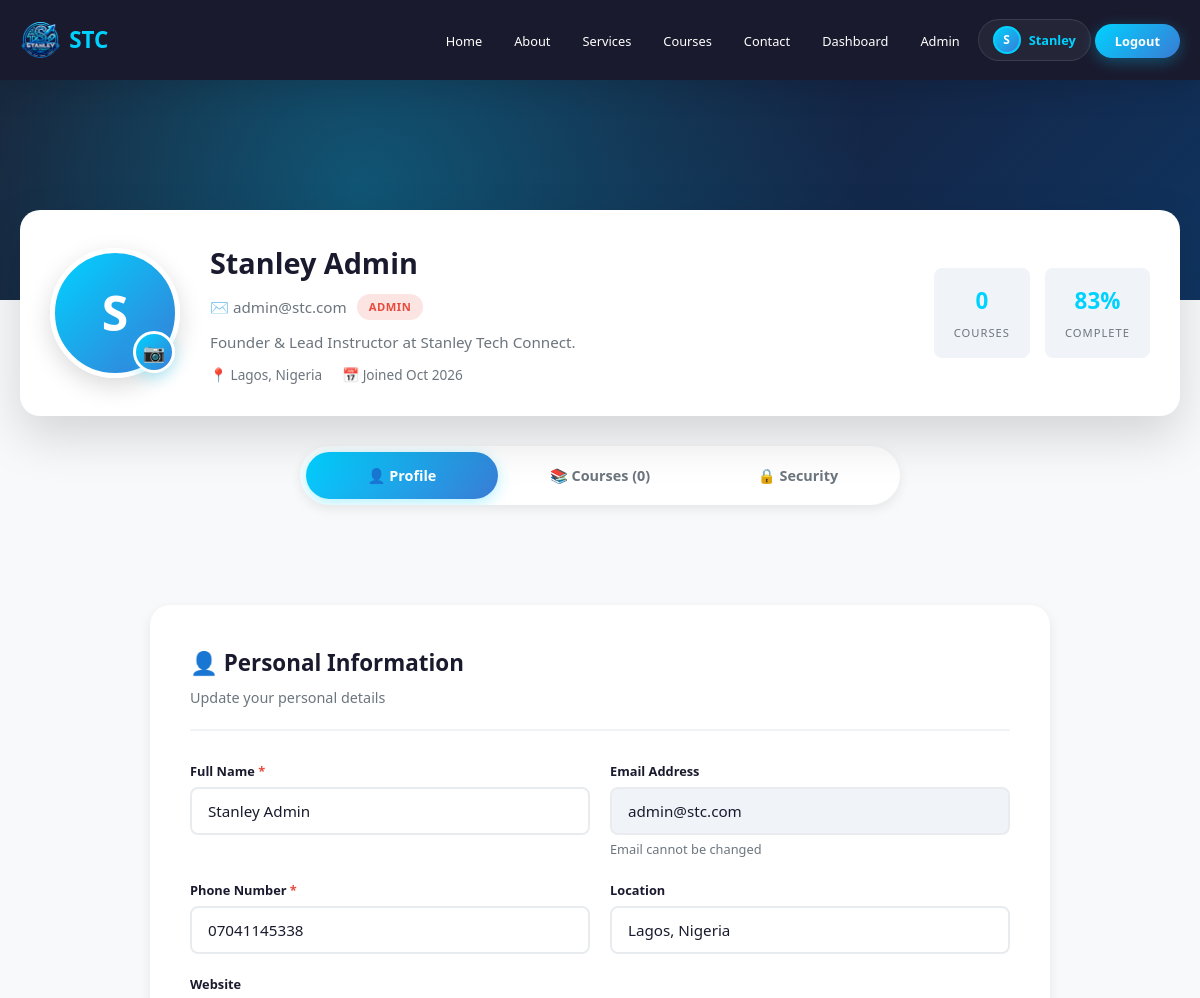
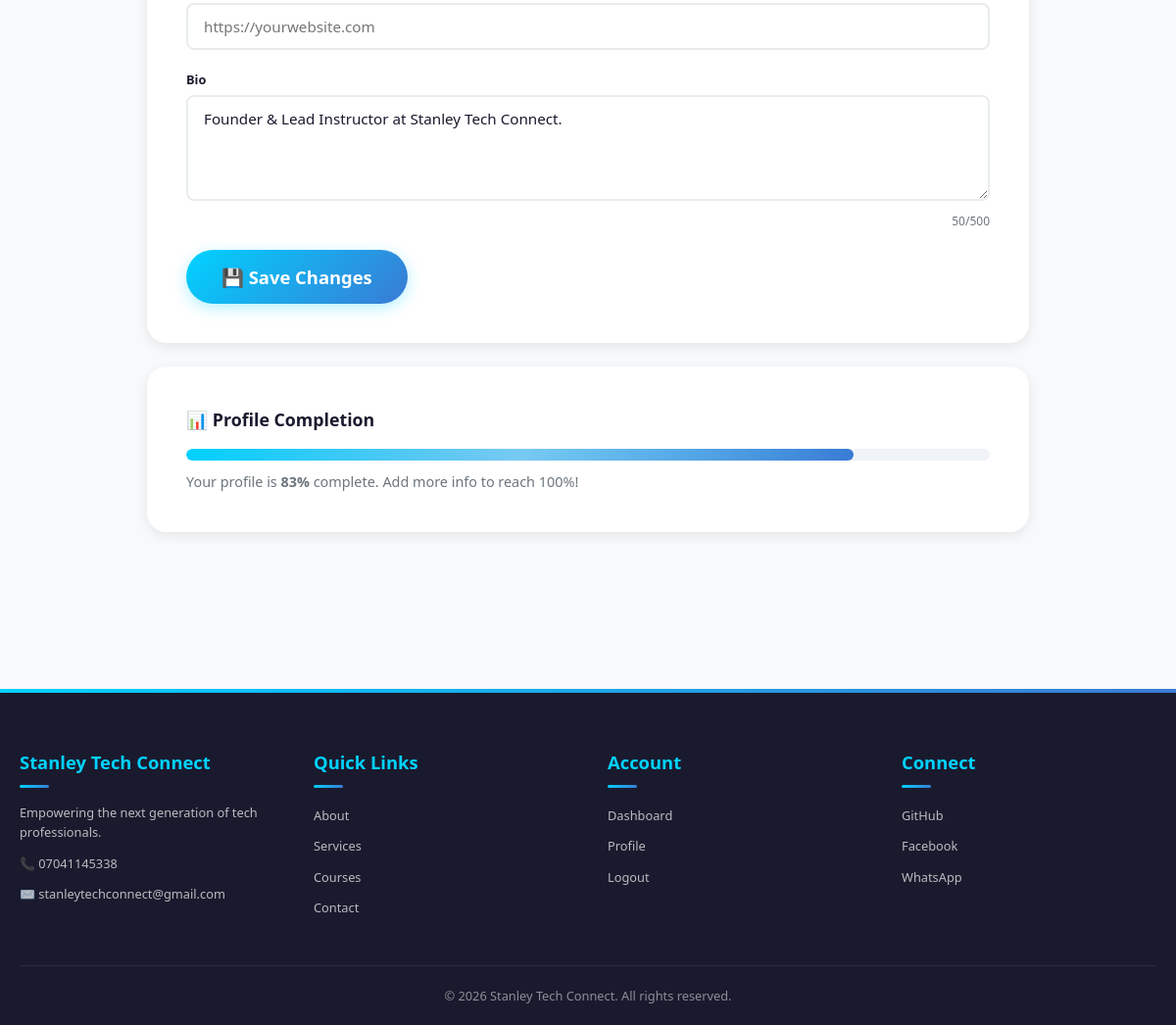
The app's page /profile.php (signed in) with its own data (2 pictures, top to bottom).
### tables this page shows
CREATE TABLE users (
    id INT AUTO_INCREMENT PRIMARY KEY,
    name VARCHAR(100) NOT NULL,
    email VARCHAR(150) NOT NULL UNIQUE,
    avatar VARCHAR(255) DEFAULT NULL,
    phone VARCHAR(20) NOT NULL,
    bio TEXT DEFAULT NULL,
    location VARCHAR(100) DEFAULT NULL,
    website VARCHAR(255) DEFAULT NULL,
    password VARCHAR(255) NOT NULL,
    role ENUM('user', 'admin') DEFAULT 'user',
    created_at TIMESTAMP DEFAULT CURRENT_TIMESTAMP
);

### profile.php (the view, shortened to what this page needs)
<?php
require_once 'config/database.php';
$user_id = $_SESSION['user_id'];
$active_tab = $_GET['tab'] ?? 'profile';
$stmt = $pdo->prepare("SELECT * FROM users WHERE id = ?");
$stmt->execute([$user_id]);
$user = $stmt->fetch();
$stmt = $pdo->prepare("
    SELECT c.*, e.enrolled_at
    FROM enrollments e
    JOIN courses c ON e.course_id = c.id
    WHERE e.user_id = ?
    ORDER BY e.enrolled_at DESC
");
$stmt->execute([$user_id]);
$enrollments = $stmt->fetchAll();
$fields = ['name', 'email', 'phone', 'bio', 'location', 'avatar'];
$done = 0;
foreach ($fields as $f) if (!empty($user[$f])) $done++;
$completion = round(($done / count($fields)) * 100);
include 'includes/header.php';
?>
<section class="profile-hero">
    <div class="profile-cover"></div>
    <div class="container">
        <div class="profile-header-card">
            <div class="profile-avatar-wrap">
                <?php if (!empty($user['avatar']) && file_exists($user['avatar'])): ?>
                    <img src="<?php echo htmlspecialchars($user['avatar']); ?>?v=<?php echo time(); ?>" alt="Avatar" id="profileAvatar">
                <?php else: ?>
                    <div class="avatar-placeholder" id="profileAvatar">
                        <?php echo strtoupper(substr($user['name'], 0, 1)); ?>
                    </div>
                <?php endif; ?>
                <label for="avatarInput" class="avatar-upload-btn" title="Change photo">
                    📷
                </label>
            </div>
            <div class="profile-header-info">
                <h1><?php echo htmlspecialchars($user['name']); ?></h1>
                <p class="profile-email">
                    ✉️ <?php echo htmlspecialchars($user['email']); ?>
                    <span class="badge <?php echo $user['role'] == 'admin' ? 'badge-danger' : 'badge-primary'; ?>">
                        <?php echo ucfirst($user['role']); ?>
                    </span>
                </p>
                <?php if (!empty($user['bio'])): ?>
                    <p class="profile-bio"><?php echo htmlspecialchars($user['bio']); ?></p>
                <?php endif; ?>
                <div class="profile-meta">
                    <?php if (!empty($user['location'])): ?>
                        <span>📍 <?php echo htmlspecialchars($user['location']); ?></span>
                    <?php endif; ?>
                    <span>📅 Joined <?php echo date('M Y', strtotime($user['created_at'])); ?></span>
                </div>
            </div>
            <div class="profile-stats-mini">
                <div class="mini-stat">
                    <strong><?php echo count($enrollments); ?></strong>
                    <span>Courses</span>
                </div>
                <div class="mini-stat">
                    <strong><?php echo $completion; ?>%</strong>
                    <span>Complete</span>
                </div>
            </div>
        </div>
    </div>
</section>
<section class="profile-tabs-section">
    <div class="container">
        <div class="profile-tabs">
            <a href="?tab=profile" class="tab-btn <?php echo $active_tab == 'profile' ? 'active' : ''; ?>">👤 Profile</a>
            <a href="?tab=courses" class="tab-btn <?php echo $active_tab == 'courses' ? 'active' : ''; ?>">📚 Courses (<?php echo count($enrollments); ?>)</a>
            <a href="?tab=security" class="tab-btn <?php echo $active_tab == 'security' ? 'active' : ''; ?>">🔒 Security</a>
        </div>
    </div>
</section>
<section class="section-padding">
    <div class="container">
        <?php if ($active_tab == 'profile'): ?>
            <div class="profile-form-card">
                <div class="profile-card-header">
                    <h2>👤 Personal Information</h2>
                    <p>Update your personal details</p>
                </div>
                <form method="POST" class="profile-form">
                    <div class="form-row">
                        <div class="form-group">
                            <label>Full Name <span class="required">*</span></label>
                            <input type="text" name="name" value="<?php echo htmlspecialchars($user['name']); ?>" required>
                        </div>
                        <div class="form-group">
                            <label>Email Address</label>
                            <input type="email" value="<?php echo htmlspecialchars($user['email']); ?>" disabled>
                            <span class="field-help">Email cannot be changed</span>
                        </div>
                    </div>
                    <div class="form-row">
                        <div class="form-group">
                            <label>Phone Number <span class="required">*</span></label>
                            <input type="tel" name="phone" value="<?php echo htmlspecialchars($user['phone']); ?>" required>
                        </div>
                        <div class="form-group">
                            <label>Location</label>
                            <input type="text" name="location" value="<?php echo htmlspecialchars($user['location'] ?? ''); ?>" placeholder="e.g., Lagos, Nigeria">
                        </div>
                    </div>
                    <div class="form-group">
                        <label>Website</label>
                        <input type="url" name="website" value="<?php echo htmlspecialchars($user['website'] ?? ''); ?>" placeholder="https://yourwebsite.com">
                    </div>
                    <div class="form-group">
                        <label>Bio</label>
                        <textarea name="bio" rows="4" maxlength="500" placeholder="Tell us about yourself..." id="bioInput"><?php echo htmlspecialchars($user['bio'] ?? ''); ?></textarea>
                        <div class="char-counter"><span id="bioCount">0</span>/500</div>
                    </div>
                    <div class="form-actions">
                        <button type="submit" name="update_profile" class="btn btn-primary btn-lg">💾 Save Changes</button>
                    </div>
                </form>
            </div>
            <div class="profile-form-card" style="margin-top:24px;">
                <h3 style="margin-bottom:16px;">📊 Profile Completion</h3>
                <div class="progress-bar-wrap">
                    <div class="progress-bar-fill" style="width: <?php echo $completion; ?>%;"></div>
                </div>
                <p style="color:var(--gray); font-size:0.9rem; margin-top:10px;">
                    Your profile is <strong><?php echo $completion; ?>%</strong> complete.
                    <?php echo $completion < 100 ? ' Add more info to reach 100%!' : ' Perfect! 🎉'; ?>
                </p>
            </div>
        <?php endif; ?>
    </div>
</section>
<?php include 'includes/footer.php'; ?>

### records on screen
users: name "S", name "Stanley Admin", email "admin@stc.com", role "ADMIN", bio "Founder & Lead Instructor at Stanley Tech Connect.", location "Lagos, Nigeria", created_at "Oct 2026", phone "07041145338"

### other values on screen
$label "Home"
$label "About"
$label "Services"
$label "Courses"
$label "Contact"
substr($user_name, 0, 1) "S"
explode(' ', $user_name)[0] "Stanley"
count($enrollments) "0"
$completion "83"
